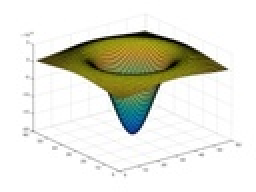
%> input picture hw1/filterBank10.jpg, 128 x 96 px, shrunk from 560 x 420 before the run (shown 2 times larger)
$ octave --eval "result = guessImage_one('../filterBank10.jpg');"   (GNU Octave 9; MATLAB toolbox functions it lacks are replaced by stand-ins)
%> lines starting %> are read from the running program, lines starting %| are printed output that depends on the picture
### hw1/code_1/RGB2Lab.m
function [L,a,b] = RGB2Lab(R,G,B)
% function [L, a, b] = RGB2Lab(R, G, B)
% RGB2Lab takes matrices corresponding to Red, Green, and Blue, and
% transforms them into CIELab.  This transform is based on ITU-R
% Recommendation  BT.709 using the D65 white point reference.
% The error in transforming RGB -> Lab -> RGB is approximately
% 10^-5.  RGB values can be either between 0 and 1 or between 0 and 255.
% By Mark Ruzon from C code by Yossi Rubner, 23 September 1997.
% Updated for MATLAB 5 28 January 1998.

if (nargin == 1)
  B = double(R(:,:,3));
  G = double(R(:,:,2));
  R = double(R(:,:,1));
end

if ((max(max(R)) > 1.0) | (max(max(G)) > 1.0) | (max(max(B)) > 1.0))
  R = R/255;
  G = G/255;
  B = B/255;
end

[M, N] = size(R);
%> M = 96; N = 128
s = M*N;
%> s = 12288

% Set a threshold
T = 0.008856;

RGB = [reshape(R,1,s); reshape(G,1,s); reshape(B,1,s)];

% RGB to XYZ
MAT = [0.412453 0.357580 0.180423;
       0.212671 0.715160 0.072169;
       0.019334 0.119193 0.950227];
XYZ = MAT * RGB;

X = XYZ(1,:) / 0.950456;
Y = XYZ(2,:);
Z = XYZ(3,:) / 1.088754;

XT = X > T;
%> XT = 12288 logical values, 12276 true
YT = Y > T;
%> YT = 12288 logical values, 12279 true
ZT = Z > T;
%> ZT = 12288 logical values, 12239 true

fX = XT .* X.^(1/3) + (~XT) .* (7.787 .* X + 16/116);

% Compute L
Y3 = Y.^(1/3);
fY = YT .* Y3 + (~YT) .* (7.787 .* Y + 16/116);
L  = YT .* (116 * Y3 - 16.0) + (~YT) .* (903.3 * Y);

fZ = ZT .* Z.^(1/3) + (~ZT) .* (7.787 .* Z + 16/116);

% Compute a and b
a = 500 * (fX - fY);
b = 200 * (fY - fZ);

L = reshape(L, M, N);
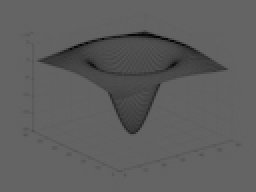
%> L: size 96x128 double (shown 2 times larger); min 3.01, max 100, mean 94.2
a = reshape(a, M, N);
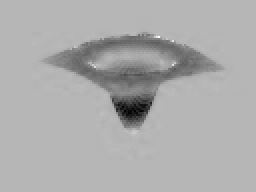
%> a: size 96x128 double (shown 2 times larger); min -33.85, max 13.51, mean -1.77; drawn with min black and max white
b = reshape(b, M, N);
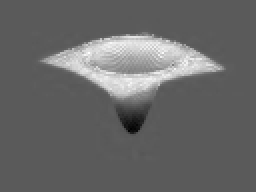
%> b: size 96x128 double (shown 2 times larger); min -38.73, max 70.06, mean 5.8; drawn with min black and max white

if ((nargout == 1) | (nargout == 0))
  L = cat(3,L,a,b);
end

### hw1/code/extractFilterResponses.m
function [filterResponses] = extractFilterResponses(I, filterBank)
% CV Fall 2015 - Provided Code
% Extract the filter responses given the image and filter bank
% Pleae make sure the output format is unchanged.
% Inputs:
%   I:                  a 3-channel RGB image with width W and height H
%   filterBank:         a cell array of N filters
% Outputs:
%   filterResponses:    a W*H x N*3 matrix of filter responses


%Convert input Image to Lab
if(size(I, 3) == 1)
    I = repmat(I, 1, 1, 3);
end
doubleI = double(I);
[L,a,b] = RGB2Lab(doubleI(:,:,1), doubleI(:,:,2), doubleI(:,:,3));
pixelCount = size(doubleI,1)*size(doubleI,2);
%> pixelCount = 12288

%filterResponses:    a W*H x N*3 matrix of filter responses
filterResponses = zeros(pixelCount, length(filterBank)*3);


%for each filter and channel, apply the filter, and vectorize

% === fill in your implementation here  ===

labI(:,:,1) = L;
labI(:,:,2) = a;
labI(:,:,3) = b;
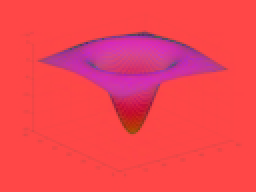
%> labI: size 96x128x3 double (shown 2 times larger); mean R, G, B 94.2, -1.8, 5.8; drawn with min black and max white
for i=1:size(filterBank, 1)
    filter = filterBank{i};
    filterResponse = reshape(imfilter(labI, filter), pixelCount, 3);
    filterResponses(:, ((i-1)*3)+1:((i-1)*3)+3) = filterResponse;
end
end

### hw1/code_1/getVisualWords.m
function [wordMap] = getVisualWords(I, filterBank, dictionary)
filterResponse = extractFilterResponses(I, filterBank);
wordMapSingle = zeros(size(filterResponse, 1), 1);
for i=1:size(filterResponse, 1)
    distance = pdist2(filterResponse(i, :), dictionary');
    [~, tag] = min(distance);
    wordMapSingle(i) = tag;
end
%> this loop made 12288 passes
%> tag on passes 1 to 3: 165, 15, 15
wordMap = reshape(wordMapSingle, size(I, 1), size(I, 2));
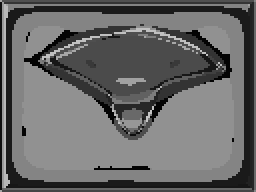
%> wordMap: size 96x128 double (shown 2 times larger); min 4, max 196, mean 104
end

### hw1/code/getImageFeatures.m
function [h] = getImageFeatures(wordMap, dictionarySize)
%> called with dictionarySize = 200
h = hist(wordMap(:), dictionarySize);
%> h = 200 values, max 4054 at index 147, min 0 at index 2, mean 61.44
h = h/sum(h);
%> h = 200 values, max 0.33 at index 147, min 0 at index 2, mean 0.005
end

### hw1/code_1/distanceToSet.m
function [histInter] = distanceToSet(wordHist, histograms)
histInter = sum(min(repmat(wordHist', 1, 1331), histograms));
end

### hw1/code_1/guessImage_one.m
function guessedImage = guessImage_one( imagename )
% Given a path to a scene image, guess what scene it is
% Input:
%   imagename - path to the image

load('vision2.mat');
fprintf('[Loading..]\n');
image = im2double(imread(imagename));
% imshow(image);
fprintf('[Getting Visual Words..]\n');
wordMap2 = getVisualWords(image, filterBank, dictionary);
h = getImageFeatures(wordMap2, size(dictionary,2));
distances = distanceToSet(h, train_features_one);
%> in distanceToSet, `histInter = sum(min(repmat(wordHist', 1, 1331), histograms));`: histInter = 1331 values, max 0.361 at index 623, min 0.00773 at index 1022, mean 0.064
%> distances has the same summary as histInter in distanceToSet
[~,nnI] = max(distances);
%> nnI = 623
nnI
%> nnI = 623
%> (the run ends here)
